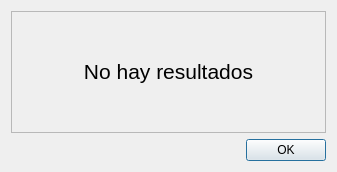
<?xml version="1.0" encoding="UTF-8"?>
<ui version="4.0">
 <class>VentanaAlerta</class>
 <widget class="QDialog" name="VentanaAlerta">
  <property name="geometry">
   <rect>
    <x>0</x>
    <y>0</y>
    <width>337</width>
    <height>172</height>
   </rect>
  </property>
  <property name="minimumSize">
   <size>
    <width>337</width>
    <height>172</height>
   </size>
  </property>
  <property name="maximumSize">
   <size>
    <width>337</width>
    <height>172</height>
   </size>
  </property>
  <property name="windowTitle">
   <string>Dialog</string>
  </property>
  <layout class="QVBoxLayout" name="verticalLayout">
   <item>
    <widget class="QScrollArea" name="scrollArea">
     <property name="widgetResizable">
      <bool>true</bool>
     </property>
     <widget class="QWidget" name="scrollAreaWidgetContents">
      <property name="geometry">
       <rect>
        <x>0</x>
        <y>0</y>
        <width>317</width>
        <height>118</height>
       </rect>
      </property>
      <layout class="QGridLayout" name="gridLayout">
       <item row="0" column="0">
        <widget class="QLabel" name="MensajeNoHay">
         <property name="text">
          <string>&lt;html&gt;&lt;head/&gt;&lt;body&gt;&lt;p align=&quot;center&quot;&gt;&lt;span style=&quot; font-size:16pt;&quot;&gt;No hay resultados&lt;/span&gt;&lt;/p&gt;&lt;/body&gt;&lt;/html&gt;</string>
         </property>
        </widget>
       </item>
      </layout>
     </widget>
    </widget>
   </item>
   <item>
    <widget class="QDialogButtonBox" name="buttonBox">
     <property name="orientation">
      <enum>Qt::Horizontal</enum>
     </property>
     <property name="standardButtons">
      <set>QDialogButtonBox::Ok</set>
     </property>
    </widget>
   </item>
  </layout>
 </widget>
 <resources/>
 <connections>
  <connection>
   <sender>buttonBox</sender>
   <signal>accepted()</signal>
   <receiver>VentanaAlerta</receiver>
   <slot>accept()</slot>
   <hints>
    <hint type="sourcelabel">
     <x>248</x>
     <y>254</y>
    </hint>
    <hint type="destinationlabel">
     <x>157</x>
     <y>274</y>
    </hint>
   </hints>
  </connection>
  <connection>
   <sender>buttonBox</sender>
   <signal>rejected()</signal>
   <receiver>VentanaAlerta</receiver>
   <slot>reject()</slot>
   <hints>
    <hint type="sourcelabel">
     <x>316</x>
     <y>260</y>
    </hint>
    <hint type="destinationlabel">
     <x>286</x>
     <y>274</y>
    </hint>
   </hints>
  </connection>
 </connections>
</ui>
